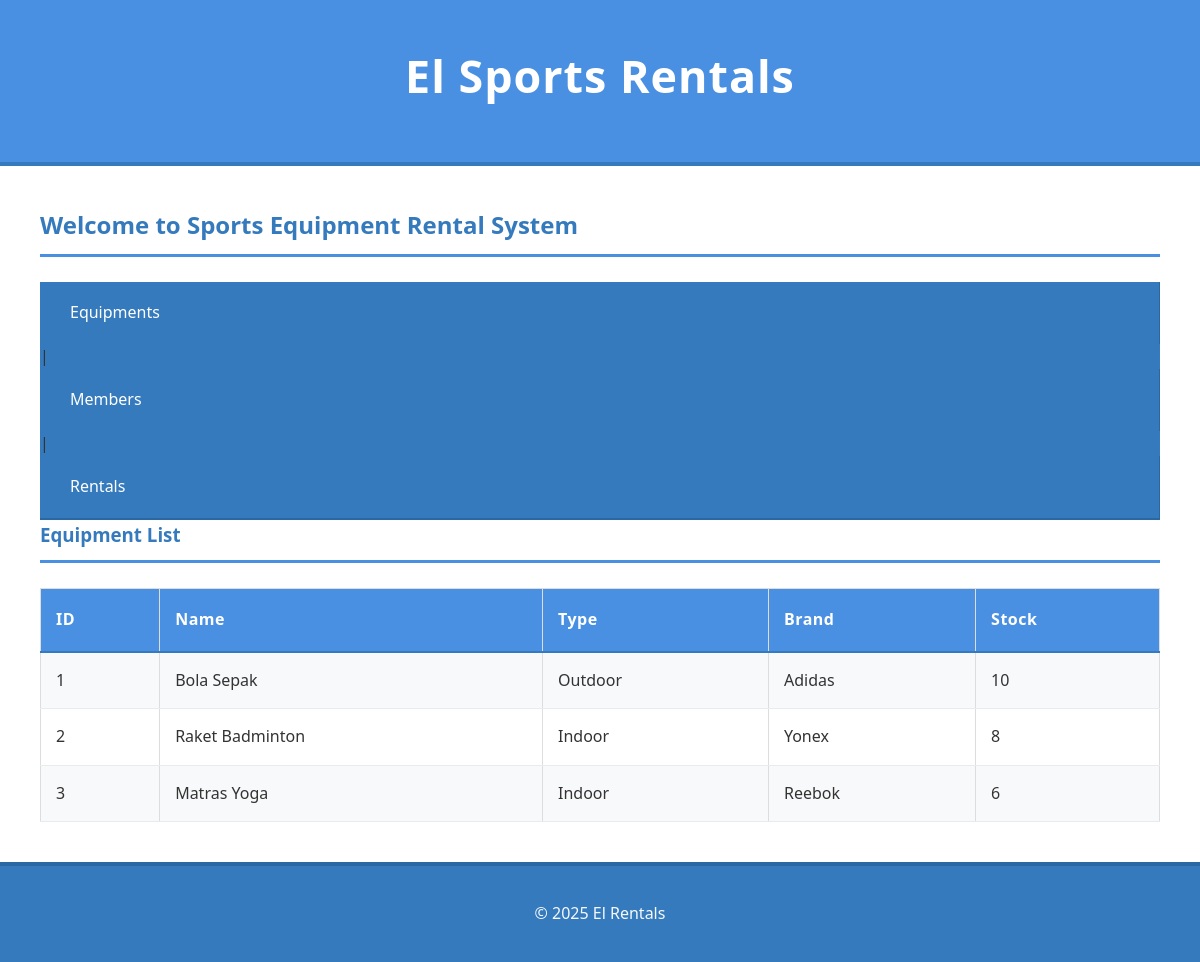
The app's page /?page=equipments with its own data.
### tables this page shows
CREATE TABLE equipments (
    id INT AUTO_INCREMENT PRIMARY KEY,
    name VARCHAR(255) NOT NULL,
    type VARCHAR(100) NOT NULL,
    brand VARCHAR(100),
    stock INT NOT NULL DEFAULT 0
);

### config/config.php (called while the page is built, shortened)
<?php
class Database {
    private $host = "localhost";
    private $username = "root";
    private $password = "";
    private $dbname = "sportsrental_db";
    public function __construct() {
        try {
            $this->conn = new PDO("mysql:host=$this->host;dbname=$this->dbname", $this->username, $this->password);
        } catch (PDOException $e) {
            echo "Connection failed: " . $e->getMessage();
        }
    }
}
?>

### class/equipments.php (called while the page is built, shortened)
<?php
require_once 'config/config.php';
class Equipments {
    private $db;
    public function __construct() {
        $this->db = (new Database())->conn;
    }
    public function getAllEquipments() {
        $stmt = $this->db->prepare("SELECT * FROM equipments");
        $stmt->execute();
        return $stmt->fetchAll(PDO::FETCH_ASSOC);
    }
}
?>

### view/Viewequipments.php (the view)
<h3>Equipment List</h3>
<table border="1">
    <tr>
        <th>ID</th>
        <th>Name</th>
        <th>Type</th>
        <th>Brand</th>
        <th>Stock</th>
    </tr>
    <?php foreach ($equipment->getAllEquipments() as $b): ?>
    <tr>
        <td><?= $b['id'] ?></td>
        <td><?= $b['name'] ?></td>
        <td><?= $b['type'] ?></td>
        <td><?= $b['brand'] ?></td>
        <td><?= $b['stock'] ?></td>
    </tr>
    <?php endforeach; ?>
</table>

### style.css (style rules this page uses)
* { margin: 0; padding: 0; box-sizing: border-box; }
body { font-family: 'Segoe UI', Tahoma, Geneva, Verdana, sans-serif; background-color: #f5f7fa; color: #333; line-height: 1.6; min-height: 100vh; }
h2, h3 { color: #357abd; margin-bottom: 25px; font-weight: 600; border-bottom: 3px solid #4a90e2; padding-bottom: 10px; }
table { width: 100%; border-collapse: collapse; margin: 0; background-color: white; border: 1px solid #ddd; }
th { background-color: #4a90e2; color: white; padding: 18px 15px; text-align: left; font-weight: 600; font-size: 1em; letter-spacing: 0.5px; border-bottom: 2px solid #357abd; }
td { padding: 15px; border-bottom: 1px solid #e9ecef; transition: background-color 0.2s ease; vertical-align: middle; }
tbody tr:nth-child(even) { background-color: #f8f9fa; }

### records on screen
equipments: id "1", name "Bola Sepak", type "Outdoor", brand "Adidas", stock "10"
equipments: id "2", name "Raket Badminton", type "Indoor", brand "Yonex", stock "8"
equipments: id "3", name "Matras Yoga", type "Indoor", brand "Reebok", stock "6"
